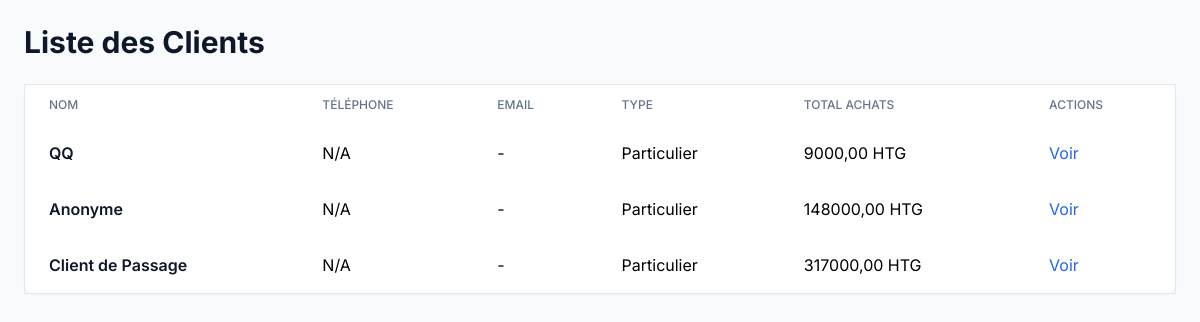
The app's page /customers/ (signed in) with its own data.
### inventory/models.py (models this page shows, shortened)
class Customer(models.Model):
    CUSTOMER_TYPE_CHOICES = (
        ('individual', 'Particulier'),
        ('business', 'Entreprise'),
    )
    first_name = models.CharField(max_length=255, verbose_name='Prénom')
    last_name = models.CharField(max_length=255, verbose_name='Nom')
    email = models.EmailField(blank=True, null=True, verbose_name='Email')
    phone = models.CharField(max_length=50, verbose_name='Téléphone')
    address = models.TextField(blank=True, null=True, verbose_name='Adresse')
    city = models.CharField(max_length=100, blank=True, null=True, verbose_name='Ville')
    customer_type = models.CharField(max_length=20, choices=CUSTOMER_TYPE_CHOICES, default='individual', verbose_name='Type de client')
    company_name = models.CharField(max_length=255, blank=True, null=True, verbose_name='Nom de l\'entreprise')
    tax_id = models.CharField(max_length=100, blank=True, null=True, verbose_name='NIF')
    total_purchases = models.DecimalField(max_digits=12, decimal_places=2, default=0, verbose_name='Total achats')
    total_orders = models.IntegerField(default=0, verbose_name='Total commandes')
    loyalty_points = models.IntegerField(default=0, verbose_name='Points de fidélité')
    is_active = models.BooleanField(default=True, verbose_name='Actif')
    created_at = models.DateTimeField(auto_now_add=True, verbose_name='Créé le')
    updated_at = models.DateTimeField(auto_now=True, verbose_name='Modifié le')
    class Meta:
        verbose_name = 'Client'
        verbose_name_plural = 'Clients'
        ordering = ['-created_at']

### inventory/views.py (the view, shortened to what this page needs)
# urls.py: path('customers/', views.customers, name='customers'),
@login_required
def customers(request):
    search_term = request.GET.get('search', '')
    customers_list = Customer.objects.filter(is_active=True)
    customers_list = customers_list.order_by('-created_at')
    alerts_count = StockAlert.objects.filter(is_resolved=False).count()
    context = {
        'customers': customers_list,
        'search_term': search_term,
        'alerts_count': alerts_count,
    }
    return render(request, 'customers.html', context)

### templates/customers.html (shortened to what this page needs)
{% extends 'dashboard_base.html' %}
{% block content %}
<div class="p-6">
    <h1 class="text-3xl font-bold text-slate-900 mb-6">Liste des Clients</h1>
    <table class="min-w-full bg-white rounded-xl shadow-sm border border-slate-200">
        <thead>
            <tr>
                <th class="px-6 py-3 text-left text-xs font-medium text-slate-500 uppercase">Nom</th>
                <th class="px-6 py-3 text-left text-xs font-medium text-slate-500 uppercase">Téléphone</th>
                <th class="px-6 py-3 text-left text-xs font-medium text-slate-500 uppercase">Email</th>
                <th class="px-6 py-3 text-left text-xs font-medium text-slate-500 uppercase">Type</th>
                <th class="px-6 py-3 text-left text-xs font-medium text-slate-500 uppercase">Total Achats</th>
                <th class="px-6 py-3 text-left text-xs font-medium text-slate-500 uppercase">Actions</th>
            </tr>
        </thead>
        <tbody>
            {% for customer in customers %}
            <tr>
                <td class="px-6 py-4 whitespace-nowrap font-semibold text-slate-900">{{ customer.first_name }}{% if customer.last_name %} {{ customer.last_name }}{% endif %}</td>
                <td class="px-6 py-4 whitespace-nowrap">{{ customer.phone|default:'-' }}</td>
                <td class="px-6 py-4 whitespace-nowrap">{{ customer.email|default:'-' }}</td>
                <td class="px-6 py-4 whitespace-nowrap">{{ customer.get_customer_type_display }}</td>
                <td class="px-6 py-4 whitespace-nowrap">{{ customer.total_purchases|floatformat:2 }} HTG</td>
                <td class="px-6 py-4 whitespace-nowrap">
                    <a href="#" class="text-blue-600 hover:underline">Voir</a>
                </td>
            </tr>
            {% empty %}
            <tr>
                <td colspan="6" class="px-6 py-12 text-center text-slate-500">Aucun client trouvé.</td>
            </tr>
            {% endfor %}
        </tbody>
    </table>
</div>
{% endblock %}

### templates/base.html (style rules this page uses)
body { font-family: 'Inter', sans-serif; }

### records on screen
Customer: first_name "QQ", phone "N/A", email "-", customer_type "Particulier", total_purchases "9000,00"
Customer: first_name "Anonyme", phone "N/A", email "-", customer_type "Particulier", total_purchases "148000,00"
Customer: first_name "Client", last_name "de Passage", phone "N/A", email "-", customer_type "Particulier", total_purchases "317000,00"
